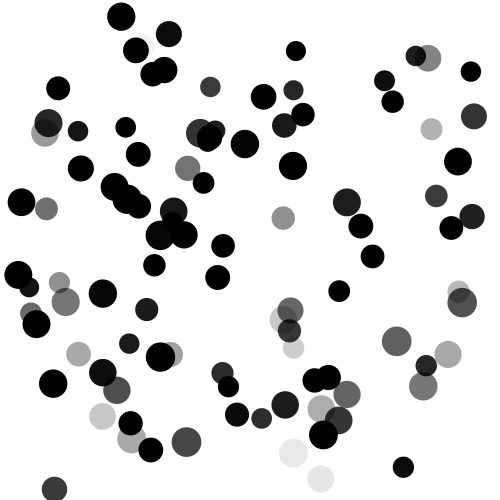
Frame 1 (no input)
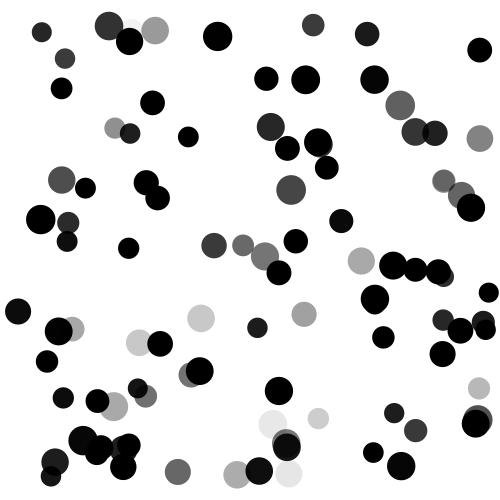
Frame 60 (the mouse pressed at the canvas centre just before this capture)
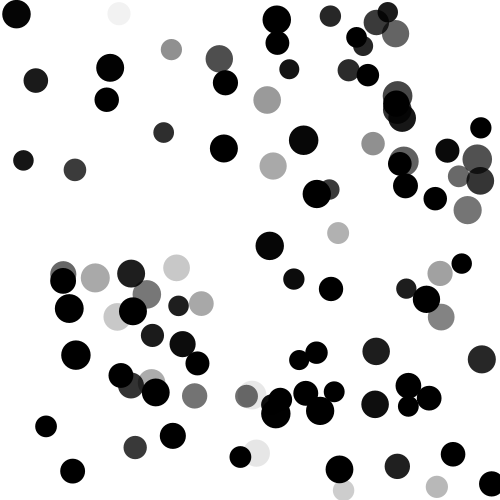
Frame 120 (the mouse held since frame 60 and released just before this capture)

The Processing sketch that drew these frames (run headless with seeded random() and noise(); from frame 60 on, the mouse is pressed at the canvas centre):

// Processing sketch: bouncerClassArrayOpacity
// ── bouncerClassArrayOpacity.pde
int n = 100;
Bouncer[] b = new Bouncer[n];

void setup() {
  size(500,500);
  
  for(int i=0; i<n; i++) {
    
    color c = color(0,random(200,250),random(200,255));
    float r = random(10,15);
    float speedx = random(-7,7);
    float speedy = random(-7,7);
    
    //Bouncer(color, radius, speedX, speedY)
    b[i] = new Bouncer(r, speedx, speedy);
  }
}

void draw() {
  background(255);
  for(int i=0; i<n; i++) {
    b[i].update();
    b[i].display();
  }
}
// ── Bouncer.pde
class Bouncer {
  
  float posX;
  float posY;
  float speedX;
  float speedY;
  float radius;
  color c;
  
  Bouncer( float _radius, float _speedX, float _speedY) {
    radius = _radius;     
    posX = random(radius, width-radius);
    posY = random(radius, height-radius);
    speedX = _speedX;
    speedY = _speedY;
    PVector v = new PVector(speedX, speedY);
    c = color(0,0,0,v.mag()*40);
  }
  
  //how it works
  void update(){
    posX += speedX;
    posY += speedY;
    
    if (posX < radius || posX > width-radius) {
      speedX = -speedX;
    }
    
    if (posY < radius || posY > height-radius) {
      speedY = -speedY;
    }
  }
  
  //how it looks
  void display() {
    noStroke();
    fill(c);
    ellipse(posX,posY,radius*2,radius*2);
  }
  
}
